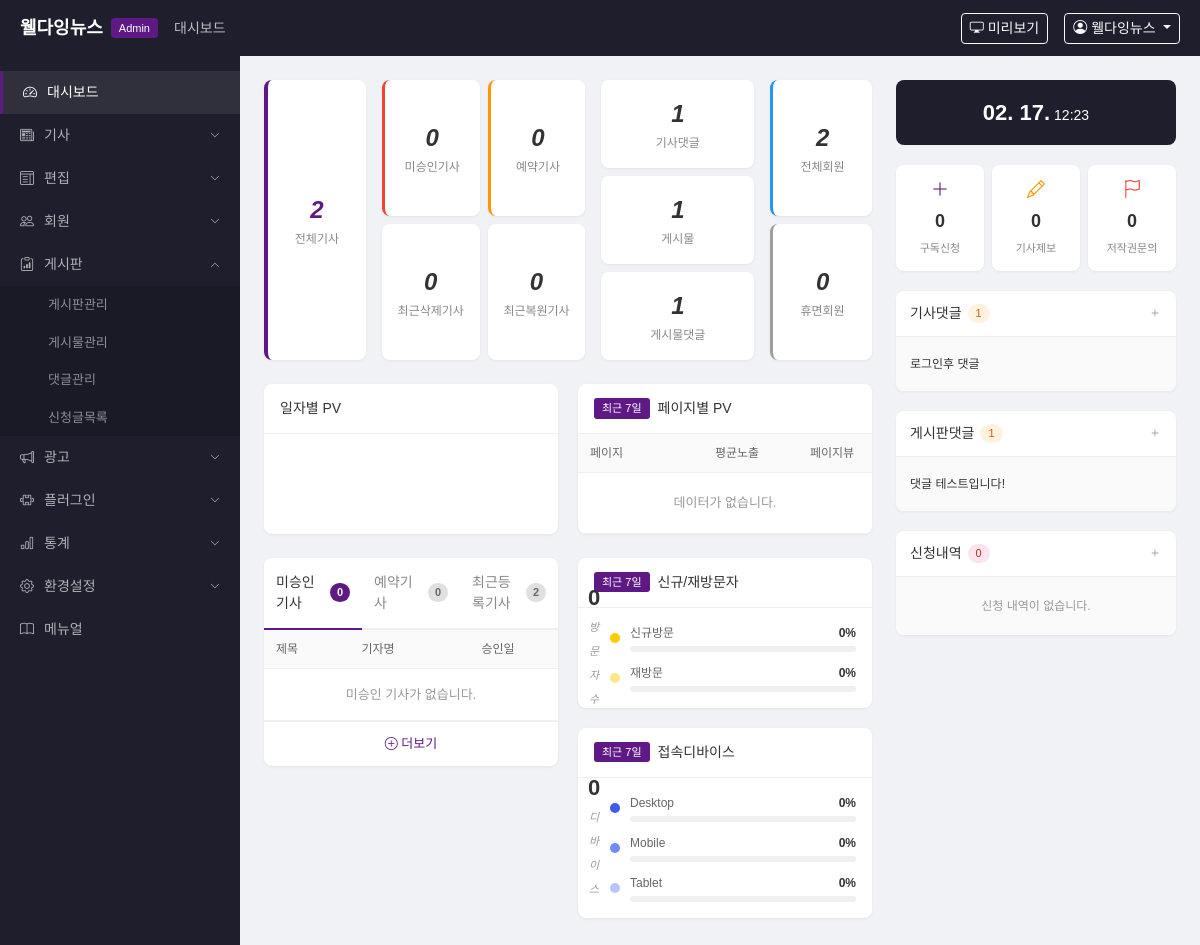
The app's page /admin/ (signed in), older data.
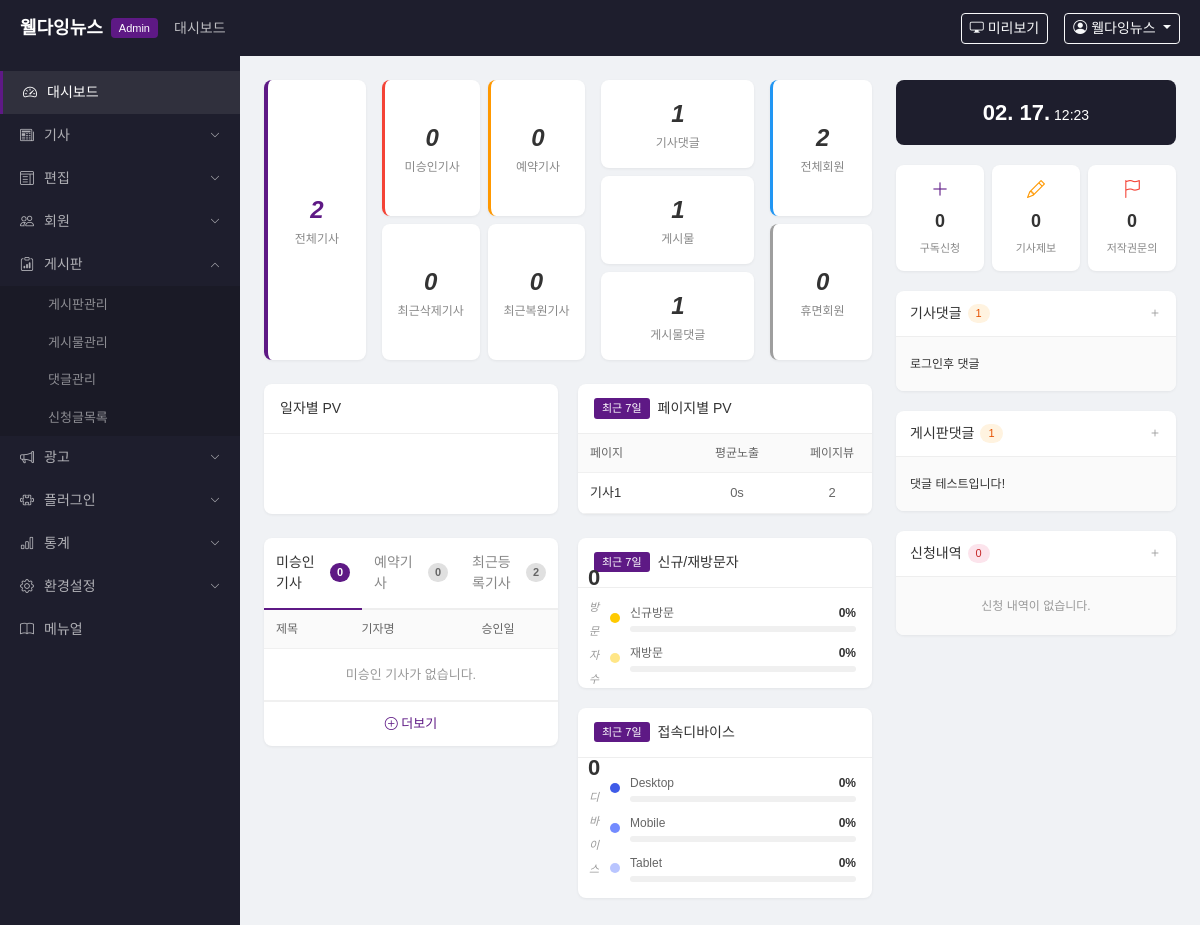
The same page, newer data.
### app/models.py (models this page shows, shortened)
class Article(db.Model):
    __tablename__ = 'article'
    id = db.Column(db.Integer, primary_key=True)
    title = db.Column(db.String(500), nullable=False)
    subtitle = db.Column(db.Text, default='')
    content = db.Column(db.Text, default='')
    summary = db.Column(db.Text, default='')
    section_id = db.Column(db.Integer, db.ForeignKey('section.id'))
    subsection_id = db.Column(db.Integer, db.ForeignKey('sub_section.id'))
    author_name = db.Column(db.String(50), default='웰다잉뉴스')
    author_email = db.Column(db.String(100), default='welldyingnews@naver.com')
    source = db.Column(db.String(100), default='')  # 기사출처
    level = db.Column(db.String(1), default='B')  # B=일반, I=중요, T=헤드라인
    recognition = db.Column(db.String(1), default='E')  # C=미승인, E=승인, R=반려
    article_type = db.Column(db.String(1), default='B')  # B=일반, P=카드뉴스, G=갤러리
    thumbnail_path = db.Column(db.String(500), default='')
    keyword = db.Column(db.String(500), default='')
    view_count = db.Column(db.Integer, default=0)
    created_at = db.Column(db.DateTime, default=datetime.now)
    updated_at = db.Column(db.DateTime, default=datetime.now, onupdate=datetime.now)
    embargo_date = db.Column(db.DateTime, nullable=True)
    is_deleted = db.Column(db.Boolean, default=False)
    section = db.relationship('Section', backref='articles')
    subsection = db.relationship('SubSection', backref='articles')
    article_relations = db.relationship('ArticleRelation', foreign_keys='ArticleRelation.article_id',
                                        backref='article', lazy='dynamic', cascade='all, delete-orphan')

### app/admin/routes.py (the view)
@admin_bp.route('/')
@admin_required
def dashboard():
    total_articles = Article.query.filter_by(is_deleted=False).count()
    unapproved = Article.query.filter_by(is_deleted=False, recognition='C').count()
    embargo_count = Article.query.filter(
        Article.is_deleted == False,  # noqa: E712
        Article.embargo_date != None,  # noqa: E711
        Article.embargo_date > datetime.now()
    ).count()
    deleted_count = Article.query.filter_by(is_deleted=True).count()
    restored_count = 0  # 복원 기사 (별도 추적 없으므로 0)
    comment_count = ArticleComment.query.count()
    post_count = BoardPost.query.count()
    post_reply_count = BoardReply.query.count()
    member_count = Member.query.count()
    dormant_count = AdminUser.query.filter_by(is_dormant=True).count()
    unapproved_articles = Article.query.filter_by(
        is_deleted=False, recognition='C'
    ).order_by(Article.created_at.desc()).limit(10).all()
    embargo_articles = Article.query.filter(
        Article.is_deleted == False,
        Article.embargo_date != None,
        Article.embargo_date > datetime.now()
    ).order_by(Article.created_at.desc()).limit(10).all()
    recent_articles = Article.query.filter_by(is_deleted=False).order_by(
        Article.created_at.desc()
    ).limit(10).all()
    today = datetime.now().date()
    pv_labels = []
    pv_data = []
    visitor_data = []
    date_list = [today - timedelta(days=i) for i in range(30, -1, -1)]
    stats_map = {}
    for s in DailyStat.query.filter(DailyStat.date >= date_list[0]).all():
        stats_map[s.date] = s
    for d in date_list:
        pv_labels.append(d.strftime('%m.%d'))
        s = stats_map.get(d)
        pv_data.append(s.page_views if s else 0)
        visitor_data.append(s.unique_visitors if s else 0)
    seven_days_ago = today - timedelta(days=7)
    top_articles_pv = db.session.query(
        PageView.article_id,
        db.func.sum(PageView.view_count).label('total_pv'),
        db.func.sum(PageView.unique_count).label('total_uv')
    ).filter(
        PageView.date >= seven_days_ago
    ).group_by(PageView.article_id).order_by(
        db.func.sum(PageView.view_count).desc()
    ).limit(7).all()
    top_pv_articles = []
    for row in top_articles_pv:
        art = Article.query.get(row.article_id)
        if art:
            top_pv_articles.append({
                'article': art,
                'pv': row.total_pv,
                'avg': row.total_pv // 7
            })
    new_visitors_7d = 0
    return_visitors_7d = 0
    for d in date_list[-7:]:
        day_ips = db.session.query(VisitorLog.ip_address).filter(
            VisitorLog.date == d, VisitorLog.article_id == None  # noqa: E711
        ).all()
        for (ip,) in day_ips:
            prev = VisitorLog.query.filter(
                VisitorLog.ip_address == ip,
                VisitorLog.date < d,
                VisitorLog.article_id == None  # noqa: E711
            ).first()
            if prev:
                return_visitors_7d += 1
            else:
                new_visitors_7d += 1
    device_stats = db.session.query(
        VisitorLog.user_agent, db.func.count(VisitorLog.id)
    ).filter(
        VisitorLog.date >= seven_days_ago,
        VisitorLog.article_id == None  # noqa: E711
    ).group_by(VisitorLog.user_agent).all()
    device_map = {d: c for d, c in device_stats}
    subscribe_count = EventRequest.query.filter_by(event_code='event5', is_processed=False).count()
    report_count = EventRequest.query.filter_by(event_code='event4', is_processed=False).count()
    copyright_count = EventRequest.query.filter_by(event_code='event3', is_processed=False).count()
    recent_comments = ArticleComment.query.order_by(
        ArticleComment.created_at.desc()
    ).limit(5).all()
    recent_replies = BoardReply.query.order_by(
        BoardReply.created_at.desc()
    ).limit(5).all()
    recent_requests = EventRequest.query.filter_by(
        is_processed=False
    ).order_by(EventRequest.created_at.desc()).limit(5).all()
    return render_template('admin/dashboard.html',
                           total_articles=total_articles,
                           unapproved=unapproved,
                           embargo_count=embargo_count,
                           deleted_count=deleted_count,
                           restored_count=restored_count,
                           comment_count=comment_count,
                           post_count=post_count,
                           post_reply_count=post_reply_count,
                           member_count=member_count,
                           dormant_count=dormant_count,
                           unapproved_articles=unapproved_articles,
                           embargo_articles=embargo_articles,
                           recent_articles=recent_articles,
                           pv_labels=pv_labels,
                           pv_data=pv_data,
                           visitor_data=visitor_data,
                           top_pv_articles=top_pv_articles,
                           new_visitors_7d=new_visitors_7d,
                           return_visitors_7d=return_visitors_7d,
                           device_map=device_map,
                           subscribe_count=subscribe_count,
                           report_count=report_count,
                           copyright_count=copyright_count,
                           recent_comments=recent_comments,
                           recent_replies=recent_replies,
                           recent_requests=recent_requests)

### app/__init__.py (called while the page is built)
def create_app():
    app = Flask(__name__)
    app.config.from_object(Config)
    os.makedirs(app.config['UPLOAD_FOLDER'], exist_ok=True)
    db.init_app(app)
    login_manager.init_app(app)
    login_manager.login_view = 'admin.login'
    @login_manager.user_loader
    def load_user(user_id):
        return db.session.get(AdminUser, int(user_id))
    from app.admin import admin_bp
    from app.public import public_bp
    app.register_blueprint(admin_bp, url_prefix='/admin')
    app.register_blueprint(public_bp)
    with app.app_context():
        db.create_all()
    return app

### app/admin/routes.py (called while the page is built)
def admin_required(f):
    @wraps(f)
    @login_required
    def decorated(*args, **kwargs):
        return f(*args, **kwargs)
    return decorated

### app/admin/templates/admin/dashboard.html (shortened to what the changed rows need)
{% extends "admin/base.html" %}
{% block content %}
<div class="admin-dashboard">
    <div class="dash-main">
        <div class="dash-grid">
            <div class="dash-box">
                <div class="content white">
                    <table class="dash-table">
                        <colgroup>
                        </colgroup>
                        <thead>
                            <tr>
                                <th>페이지</th>
                                <th class="text-center">평균노출</th>
                                <th class="text-center">페이지뷰</th>
                            </tr>
                        </thead>
                        <tbody>
                            {% for item in top_pv_articles %}
                            <tr>
                                <th><a href="{{ url_for('admin.article_edit', article_id=item.article.id) }}">{{ item.article.title[:40] }}{% if item.article.title|length > 40 %}...{% endif %}</a></th>
                                <td>{{ item.avg }}s</td>
                                <td>{{ item.pv }}</td>
                            </tr>
                            {% else %}
                            <tr><td colspan="3" class="text-center" style="color:#999;padding:20px">데이터가 없습니다.</td></tr>
                            {% endfor %}
                        </tbody>
                    </table>
                </div>
            </div>
        </div>
        <div class="dash-grid">
            <div>
                <div class="dash-tabs">
                    <div id="panel-unapproved" class="tab-panel active">
                        <table class="dash-table">
                            <colgroup><col width="*" /><col width="120" /><col width="120" /></colgroup>
                            <thead><tr><th>제목</th><th class="text-center">기자명</th><th class="text-center">승인일</th></tr></thead>
                        </table>
                    </div>
                </div>
            </div>
        </div>
    </div>
</div>
{% endblock %}

Row changes from the older to the newer data that the page shows:
now on this page (row edited): Article: article "기사1"
Text that changed along with them:
new list line: "0 s 2"
text no longer shown: "데이터가 없습니다."
